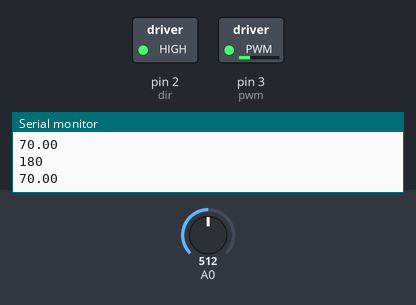
Recording of a sketch running on a simulated Arduino Uno, built with avr-gcc and run on an emulated ATmega328P. Parts: switched loads named in the sketch (green lamp = pin HIGH), the last lines printed to the serial monitor. Inputs (shaded band) come from the test bench; at power-on: A0 = 512.

Above: at 1.2 s.
1.3 s: A0 set to 207
2.8 s: A0 set to 184
At 3.6 s:
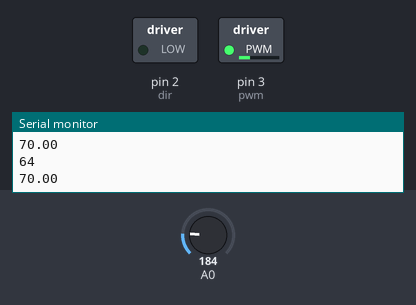
4.3 s: A0 set to 306
At 5.2 s:
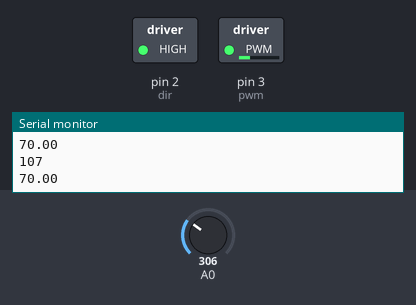
5.8 s: A0 set to 122
At 6.8 s:
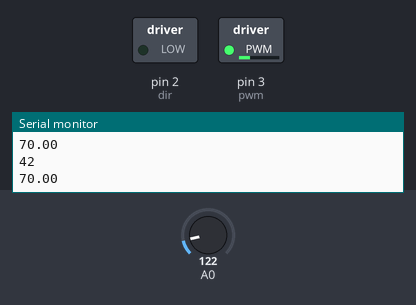
Timing chart, 0 to 8.3 s (numbered marks = the images above; inputs shaded):
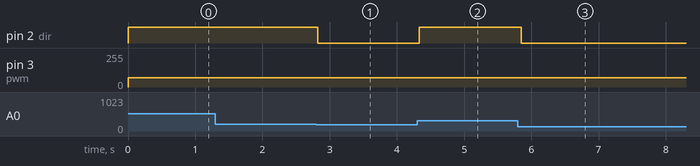

Measured:
- the behaviour switches between 199 and 198 on A0 (found by bisection; images 0 and 1)
- after the input at 2.8 s, pin 2 (dir): HIGH → LOW at once
- after the input at 4.3 s, pin 2 (dir): LOW → HIGH at once
- after the input at 5.8 s, pin 2 (dir): HIGH → LOW after 0.05 s

The sketch:

DC_motor_PID_control.ino
```cpp
int dir = 2 ;//these pins are to control the direction of the motor (clockwise/counter-clockwise)
double Kp = 1 ;// you can set these constants however you like depending on trial & error
double Ki = 0;
double Kd = 0;

float last_error = 0;
float error = 0;
float changeError = 0;
float totalError = 0;
float pidTerm = 0;
float pidTerm_scaled = 0;

int setpoint = 70  ;
int angle ;

// if the total gain we get is not in the PWM range we scale it down so that it's not bigger than |255|

int pwm = 3;


void setup() {
  Serial.begin(9600);
  pinMode(pwm, OUTPUT);
  pinMode(A0,INPUT);
  pinMode(dir, OUTPUT);

}

void loop(){
  /*Serial.println(" angle ");
  setpoint = Serial.parseInt();
  while(setpoint==0){
    setpoint = Serial.parseInt();
  }
  Serial.println(setpoint);  */
  int pin1 = analogRead(A0);
  int angle ;
  angle = map(pin1,0,1023,0,360); //count to angle conversion
  Serial.println(angle);
  PIDcalculation();// find PID value

  if (angle < setpoint) {
    digitalWrite(dir, LOW);// Forward motion
    //digitalWrite(dir, HIGH);
  }
  else {
    digitalWrite(dir, HIGH);//Reverse motion
    //digitalWrite(dir2, LOW);
  }

  Serial.println(pidTerm_scaled);

  analogWrite(pwm, pidTerm_scaled);

  //Serial.println("WHEEL ANGLE:");

  delay(100);
}

void PIDcalculation(){

  error = setpoint - angle;
  changeError = error - last_error; // derivative term
  totalError += error; //accumalate errors to find integral term
  pidTerm = (Kp * error) + (Ki * totalError) + (Kd * changeError);//total gain
  pidTerm = constrain(pidTerm, -255, 255); //constraining to appropriate value
  pidTerm_scaled = abs(pidTerm); //to make sure it's a positive value
  last_error = error;
}
```
